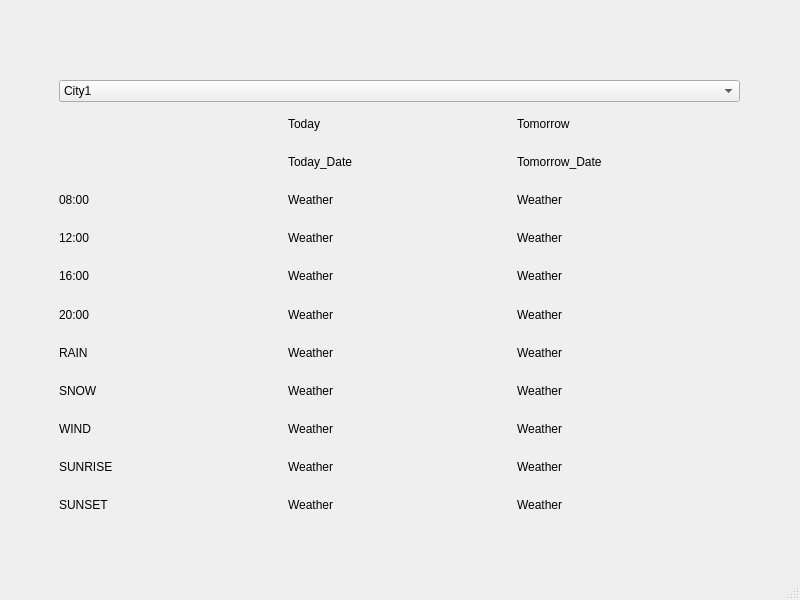
<?xml version="1.0" encoding="UTF-8"?>
<ui version="4.0">
 <class>MainWindow</class>
 <widget class="QMainWindow" name="MainWindow">
  <property name="geometry">
   <rect>
    <x>0</x>
    <y>0</y>
    <width>800</width>
    <height>600</height>
   </rect>
  </property>
  <property name="windowTitle">
   <string>MainWindow</string>
  </property>
  <widget class="QWidget" name="centralwidget">
   <widget class="QWidget" name="verticalLayoutWidget">
    <property name="geometry">
     <rect>
      <x>59</x>
      <y>80</y>
      <width>681</width>
      <height>441</height>
     </rect>
    </property>
    <layout class="QVBoxLayout" name="verticalLayout">
     <item>
      <widget class="QComboBox" name="comboBox">
       <item>
        <property name="text">
         <string>City1</string>
        </property>
       </item>
       <item>
        <property name="text">
         <string>City2</string>
        </property>
       </item>
      </widget>
     </item>
     <item>
      <layout class="QGridLayout" name="gridLayout">
       <item row="7" column="1">
        <widget class="QLabel" name="label_27">
         <property name="text">
          <string>Weather</string>
         </property>
        </widget>
       </item>
       <item row="5" column="2">
        <widget class="QLabel" name="label_24">
         <property name="text">
          <string>Weather</string>
         </property>
        </widget>
       </item>
       <item row="2" column="1">
        <widget class="QLabel" name="label_8">
         <property name="text">
          <string>Today_Date</string>
         </property>
        </widget>
       </item>
       <item row="8" column="0">
        <widget class="QLabel" name="label_15">
         <property name="text">
          <string>SNOW</string>
         </property>
        </widget>
       </item>
       <item row="10" column="1">
        <widget class="QLabel" name="label_32">
         <property name="text">
          <string>Weather</string>
         </property>
        </widget>
       </item>
       <item row="11" column="2">
        <widget class="QLabel" name="label_33">
         <property name="text">
          <string>Weather</string>
         </property>
        </widget>
       </item>
       <item row="11" column="1">
        <widget class="QLabel" name="label_34">
         <property name="text">
          <string>Weather</string>
         </property>
        </widget>
       </item>
       <item row="4" column="2">
        <widget class="QLabel" name="label_19">
         <property name="text">
          <string>Weather</string>
         </property>
        </widget>
       </item>
       <item row="9" column="0">
        <widget class="QLabel" name="label_16">
         <property name="text">
          <string>WIND</string>
         </property>
        </widget>
       </item>
       <item row="10" column="0">
        <widget class="QLabel" name="label_17">
         <property name="text">
          <string>SUNRISE</string>
         </property>
        </widget>
       </item>
       <item row="1" column="0">
        <widget class="QLabel" name="label_2">
         <property name="text">
          <string/>
         </property>
        </widget>
       </item>
       <item row="6" column="1">
        <widget class="QLabel" name="label_22">
         <property name="text">
          <string>Weather</string>
         </property>
        </widget>
       </item>
       <item row="9" column="1">
        <widget class="QLabel" name="label_29">
         <property name="text">
          <string>Weather</string>
         </property>
        </widget>
       </item>
       <item row="1" column="1">
        <widget class="QLabel" name="label_4">
         <property name="text">
          <string>Today</string>
         </property>
        </widget>
       </item>
       <item row="3" column="2">
        <widget class="QLabel" name="label_10">
         <property name="text">
          <string>Weather</string>
         </property>
        </widget>
       </item>
       <item row="3" column="1">
        <widget class="QLabel" name="label_5">
         <property name="text">
          <string>Weather</string>
         </property>
        </widget>
       </item>
       <item row="1" column="2">
        <widget class="QLabel" name="label_6">
         <property name="text">
          <string>Tomorrow</string>
         </property>
        </widget>
       </item>
       <item row="6" column="2">
        <widget class="QLabel" name="label_21">
         <property name="text">
          <string>Weather</string>
         </property>
        </widget>
       </item>
       <item row="10" column="2">
        <widget class="QLabel" name="label_31">
         <property name="text">
          <string>Weather</string>
         </property>
        </widget>
       </item>
       <item row="3" column="0">
        <widget class="QLabel" name="label_3">
         <property name="text">
          <string>08:00</string>
         </property>
        </widget>
       </item>
       <item row="8" column="2">
        <widget class="QLabel" name="label_25">
         <property name="text">
          <string>Weather</string>
         </property>
        </widget>
       </item>
       <item row="2" column="0">
        <widget class="QLabel" name="label_7">
         <property name="text">
          <string/>
         </property>
        </widget>
       </item>
       <item row="2" column="2">
        <widget class="QLabel" name="label_9">
         <property name="text">
          <string>Tomorrow_Date</string>
         </property>
        </widget>
       </item>
       <item row="4" column="0">
        <widget class="QLabel" name="label_11">
         <property name="text">
          <string>12:00</string>
         </property>
        </widget>
       </item>
       <item row="9" column="2">
        <widget class="QLabel" name="label_30">
         <property name="text">
          <string>Weather</string>
         </property>
        </widget>
       </item>
       <item row="5" column="1">
        <widget class="QLabel" name="label_23">
         <property name="text">
          <string>Weather</string>
         </property>
        </widget>
       </item>
       <item row="8" column="1">
        <widget class="QLabel" name="label_26">
         <property name="text">
          <string>Weather</string>
         </property>
        </widget>
       </item>
       <item row="7" column="0">
        <widget class="QLabel" name="label_14">
         <property name="text">
          <string>RAIN</string>
         </property>
        </widget>
       </item>
       <item row="6" column="0">
        <widget class="QLabel" name="label_13">
         <property name="text">
          <string>20:00</string>
         </property>
        </widget>
       </item>
       <item row="7" column="2">
        <widget class="QLabel" name="label_28">
         <property name="text">
          <string>Weather</string>
         </property>
        </widget>
       </item>
       <item row="11" column="0">
        <widget class="QLabel" name="label_18">
         <property name="text">
          <string>SUNSET</string>
         </property>
        </widget>
       </item>
       <item row="5" column="0">
        <widget class="QLabel" name="label_12">
         <property name="text">
          <string>16:00</string>
         </property>
        </widget>
       </item>
       <item row="4" column="1">
        <widget class="QLabel" name="label_20">
         <property name="text">
          <string>Weather</string>
         </property>
        </widget>
       </item>
      </layout>
     </item>
    </layout>
   </widget>
  </widget>
  <widget class="QMenuBar" name="menubar">
   <property name="geometry">
    <rect>
     <x>0</x>
     <y>0</y>
     <width>800</width>
     <height>21</height>
    </rect>
   </property>
  </widget>
  <widget class="QStatusBar" name="statusbar"/>
 </widget>
 <resources/>
 <connections/>
</ui>
